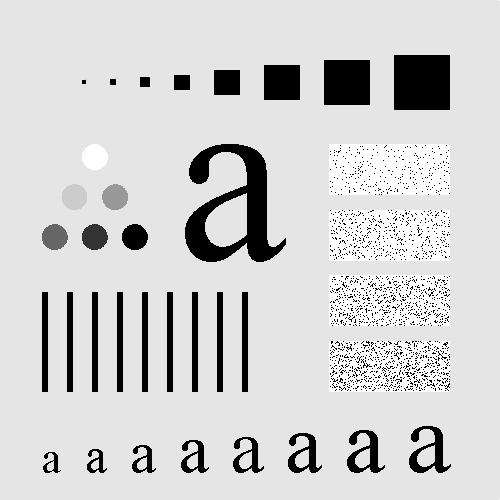
#> input picture project04_02/Fig4.11(a).jpg, 500 x 500 px
$ python main.py
#> lines starting #> are read from the running program, lines starting #| are printed output that depends on the picture; long printed decimals are rounded
#> further down, img is the input picture: shape (500, 500); min 0, max 255, mean 207.4
#> `img_pad = np.pad(img, ((6, 6), (6, 6)))`:
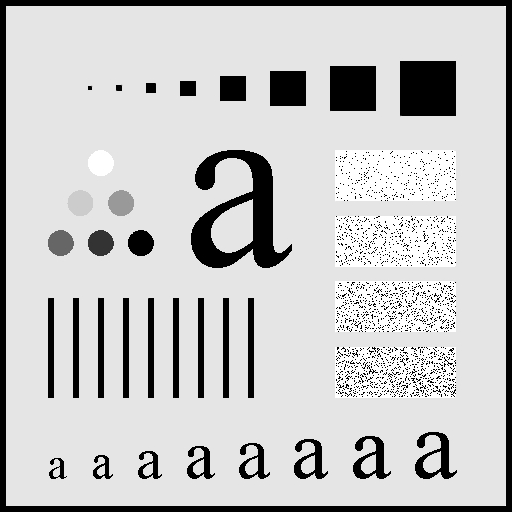
#> img_pad: shape (512, 512); min 0, max 255, mean 197.8
import numpy as np
def muled_1xy(arr: np.ndarray) -> np.ndarray:
    '''
    返回 arr 乘 (-1)^(x+y)
    不会改变 arr 的值
    '''
    arr = arr.copy().astype(float)
    arr[::2, 1::2] *= -1
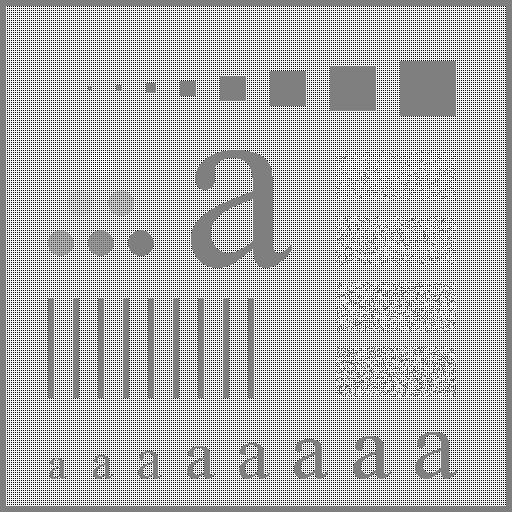
#> arr: shape (512, 512) float64; min -255, max 255, mean 98.9; drawn with min black and max white
    arr[1::2, ::2] *= -1
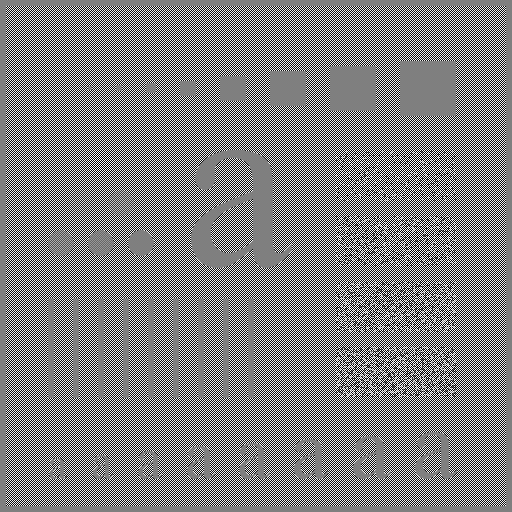
#> arr: shape (512, 512) float64; min -255, max 255, mean 0; drawn with min black and max white
    return arr

def mul_func(arr: np.ndarray, func: np.ndarray) -> np.ndarray:
    '''
    返回 arr 乘 func
    要求两者形状相同
    '''
    return np.multiply(arr, func)

def muled_1xy_andreal(arr: np.ndarray) -> np.ndarray:
    '''
    返回 arr 乘 (-1)^(x+y) 并取实部
    不会改变 arr 的值
    '''
    return muled_1xy(arr.real)

def FFT(arr: np.ndarray, inverse: bool = False) -> np.ndarray:
    '''
    自实现的快速傅里叶变换
    要求 arr 的长宽均为 2 的幂次
    inverse 为 True 时表示进行逆变换
    '''
#> called with inverse = False
    h, w = arr.shape
#> h = 512; w = 512
    assert (h & (h - 1)) == 0 and (w & (w - 1)) == 0, "FFT: shape must be 2^x * 2^y"

    def fft(arr: np.ndarray, axis: int, inverse: bool = False) -> np.ndarray:
        '''
        一维快速傅里叶变换
        axis 为变换的轴
        '''
#> called with axis = 0, inverse = False
        n = arr.shape[axis]
#> n = 512
        if n == 1:
            return arr

        # 分治递归
        odd_arr = arr.take(range(0, n, 2), axis)
        even_arr = arr.take(range(1, n, 2), axis)
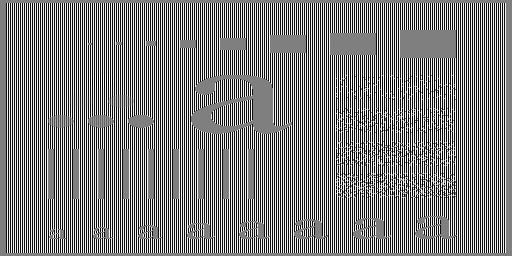
#> even_arr: shape (256, 512) float64; min -255, max 255, mean 0; drawn with min black and max white
        odd_fft = fft(odd_arr, axis, inverse)
#> call 2 of fft, with axis = 0, inverse = False
#> in fft (call 2), `odd_arr = arr.take(range(0, n, 2), axis)`:
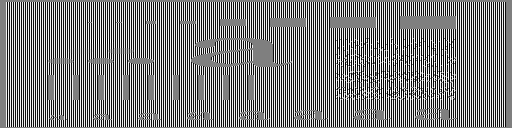
#> odd_arr: shape (128, 512) float64; min -255, max 255, mean -0.1; drawn with min black and max white
#> call 3 of fft, with axis = 0, inverse = False
#> in fft (call 3), `odd_arr = arr.take(range(0, n, 2), axis)`:
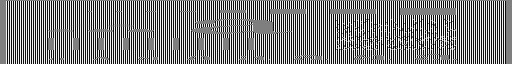
#> odd_arr: shape (64, 512) float64; min -255, max 255, mean 0.1; drawn with min black and max white
        even_fft = fft(even_arr, axis, inverse)

        # 计算旋转因子
        inv = 1 if inverse else -1
        Wn = np.exp(inv * 2j * np.pi / n)
        Wn_range = np.power(Wn, range(n // 2))
        # 按axis广播
        Wn_range = np.expand_dims(Wn_range, axis=axis ^ 1)

        # 计算结果
        return np.concatenate([odd_fft + Wn_range * even_fft, odd_fft - Wn_range * even_fft], axis=axis)

    result = arr.copy()
    result = fft(result, 0, inverse)
    result = fft(result, 1, inverse)

    if inverse:
        result /= h * w
    return result

def dft_spectrum(arr: np.ndarray) -> np.ndarray:
    '''
    返回 arr 的频谱
    '''
    return np.abs(FFT(muled_1xy(arr)))

import cv2
from matplotlib import pyplot as plt
img_path = "Fig4.11(a).jpg"
img = cv2.imread(img_path, cv2.IMREAD_GRAYSCALE)

img_pad = np.pad(img, ((6, 6), (6, 6)))

spectrum = dft_spectrum(img_pad)
# 归一化到 0-255
spectrum = np.log(spectrum + 1)
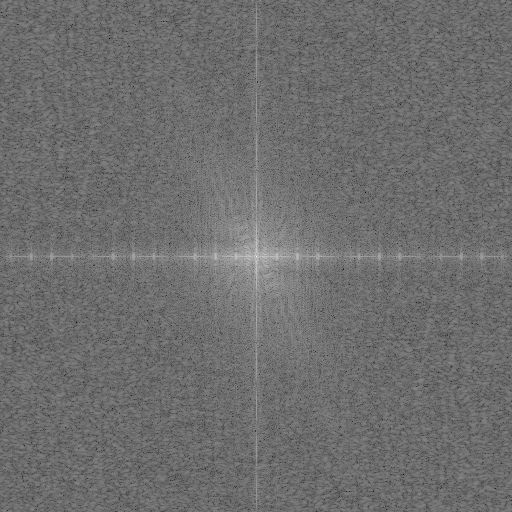
#> spectrum: shape (512, 512) float64; min 3.04, max 17.76, mean 9.41; drawn with min black and max white
min_val, max_val = np.min(spectrum), np.max(spectrum)
#> min_val = 3.04; max_val = 17.76
spectrum = (spectrum - min_val) / (max_val - min_val) * 255
# 保存
cv2.imwrite("spectrum.jpg", spectrum)

plt.subplot(121)
plt.imshow(img, cmap="gray")
plt.title("Original Image")
plt.axis("off")
plt.subplot(122)
plt.imshow(spectrum, cmap="gray")
plt.title("Spectrum Centered: log(1 + |F(u, v)|)")
plt.axis("off")
plt.show()

# 计算图像均值
avg = np.abs(FFT(img_pad)[0, 0]) / img.size
#> avg = 207.4
print("average:", avg)
#| average: 207.363
